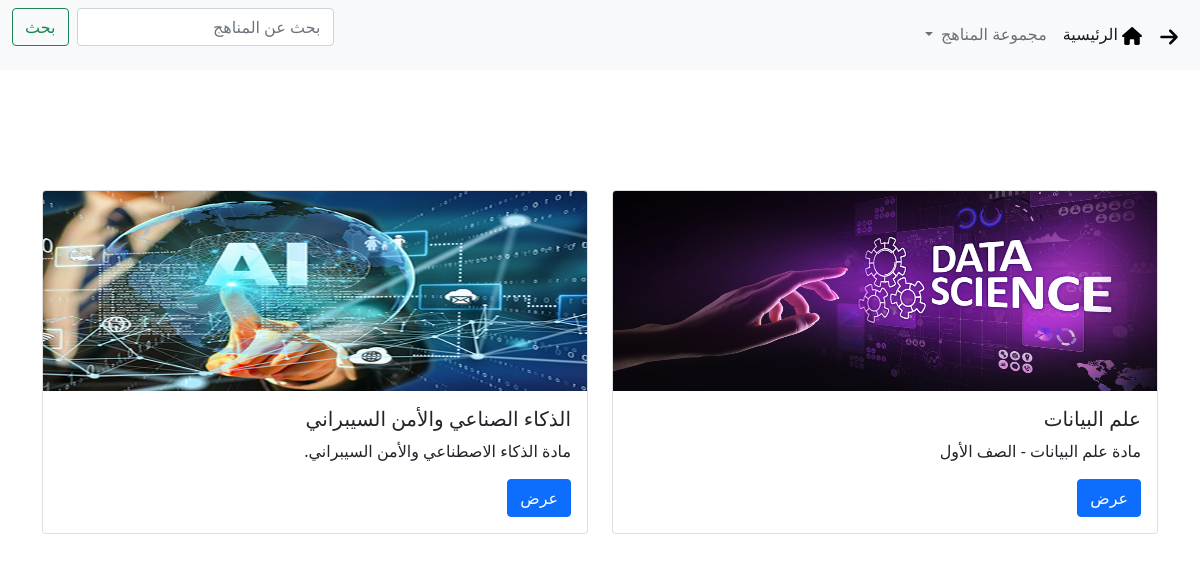
The app's page /grade/1/, older data.
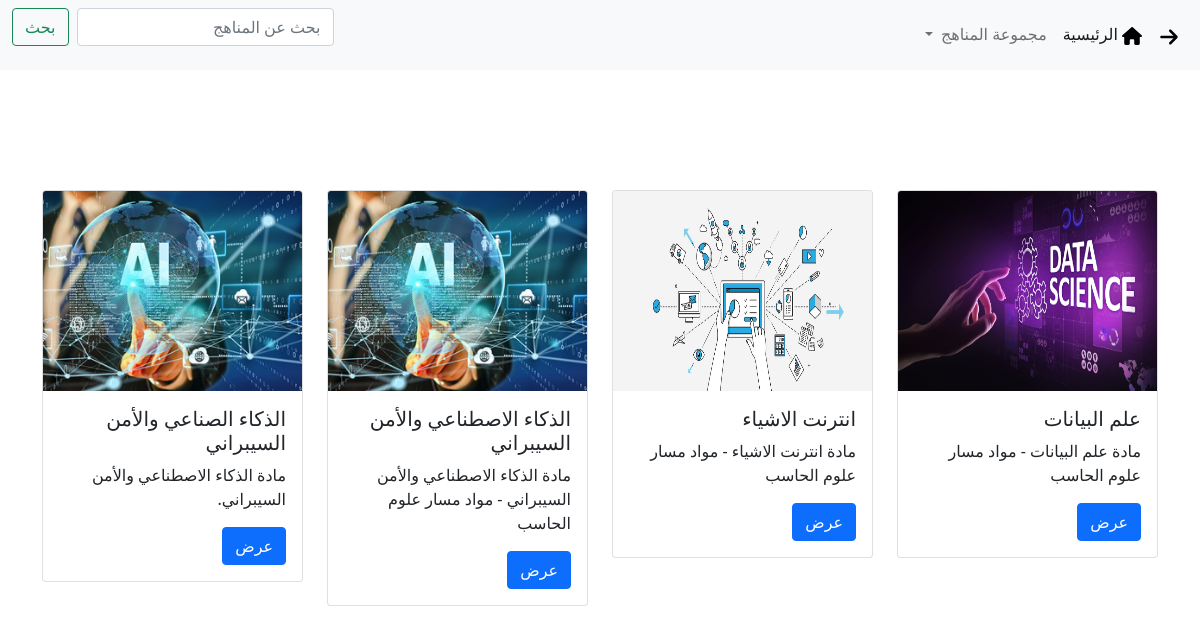
The same page, newer data.
### main/models.py (models this page shows, shortened)
class Subject(models.Model):
    grade = models.ForeignKey(Grade, on_delete=models.CASCADE)
    title = models.CharField(max_length=150)

class Grade(models.Model):
    title = models.CharField(max_length=150)

### main/views.py (the view)
def grade_detail(request, pk):
    grade = get_object_or_404(Grade, id=pk)
    subjects = get_list_or_404(Subject, grade=grade)
    return render(request, 'grade.html', {'subjects': subjects})

### templates/grade.html
{% extends 'home.html' %}
{% block content %}
<div class="container">
<div class="row" style="margin-top: 120px">
  {% for subject in subjects %}
    <div class="col">
        <div class="card">
          {% load static %}
          <img src="/static/{{ subject.id }}.jpg" class="card-img-top" alt="..." height="200">
            <div class="card-body">
              <h5 class="card-title">{{ subject.title }}</h5>
              <p class="card-text">مادة {{ subject.title }} - {{ subject.grade.title }}</p>
              <a href="{% url 'subject' subject.pk %}" class="btn btn-primary">عرض</a>
            </div>
          </div>
    </div>
  {% endfor %}
  <div class="col">
    <div class="card">
      <img src="/static/8.jpg" class="card-img-top" alt="..." height="200">
        <div class="card-body">
          <h5 class="card-title">الذكاء الصناعي والأمن السيبراني</h5>
          <p class="card-text">مادة الذكاء الاصطناعي والأمن السيبراني.</p>
          <a href="#" class="btn btn-primary">عرض</a>
        </div>
      </div>
</div>
</div>
</div>
{% endblock %}

Row changes from the older to the newer data that the page shows:
changed through a linked row, Subject "علم البيانات": grade "الصف الأول" → "مواد مسار علوم الحاسب"
added Subject: shows a picture, title "انترنت الاشياء", grade "مواد مسار علوم الحاسب"
added Subject: shows a picture, title "الذكاء الاصطناعي والأمن السيبراني", grade "مواد مسار علوم الحاسب"
